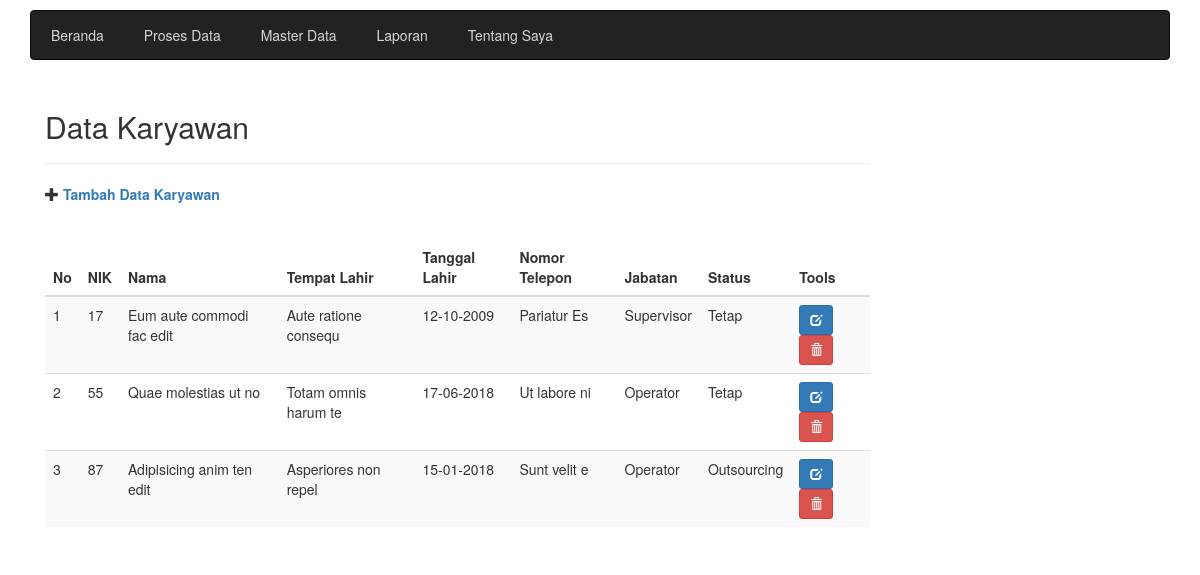
The app's page /karyawan_data.php with its own data.
### tables this page shows
CREATE TABLE `tkaryawan` (
  `nik` char(20) NOT NULL,
  `nama` varchar(100) NOT NULL,
  `tempat_lahir` varchar(100) NOT NULL,
  `tanggal_lahir` date NOT NULL,
  `alamat` text NOT NULL,
  `no_telepon` char(12) NOT NULL,
  `jabatan` varchar(15) NOT NULL,
  `status` varchar(15) NOT NULL,
  PRIMARY KEY (`nik`)
);

### library.php (called while the page is built, shortened)
<?php
    function IndonesiaTgl($tanggal){
        $tgl = substr($tanggal, 8, 2);
        $bln = substr($tanggal, 5, 2);
        $thn = substr($tanggal, 0, 4);
        $tanggal = "$tgl-$bln-$thn";
        return $tanggal;
    }
?>

### karyawan_data.php (the view)
<?php
	include('header.php');
?>
<div class="col-sm-9">
	<h2>Data Karyawan</h2>
	<hr>
	<div class="form-group">
        <span class="glyphicon glyphicon-plus" aria-hidden="true"></span>
        <a href="karyawan_add.php">Tambah Data Karyawan</a>
    </div>
    <br>
    <div class="table-responsive">
        <table class="table table-striped table=hovered">
            <thead>
                <tr>
                    <th>No</th>
                    <th>NIK</th>
                    <th>Nama</th>
                    <th>Tempat Lahir</th>
                    <th>Tanggal Lahir</th>
                    <th>Nomor Telepon</th>
                    <th>Jabatan</th>
                    <th>Status</th>
                    <th>Tools</th>
                </tr>
            </thead>
            <tbody>
                <?php
                    $mySql = "SELECT * FROM tkaryawan";
                    $myQry = mysqli_query($koneksi, $mySql) or die (" Query salah: ".mysqli_error($koneksi));
                    $nomor = 1;
                    while($komlomData = mysqli_fetch_array($myQry)){
                ?>
                <tr>
                    <td><?=$nomor++?></td>
                    <td><?=$komlomData['nik']?></td>
                    <td><?=$komlomData['nama']?></td>
                    <td><?=$komlomData['tempat_lahir']?></td>
                    <td><?=IndonesiaTgl($komlomData['tanggal_lahir'])?></td>
                    <td><?=$komlomData['no_telepon']?></td>
                    <td><?=$komlomData['jabatan']?></td>
                    <td><?=$komlomData['status']?></td>
                    <td>
                        <a href="karyawan_edit.php?nik=<?=$komlomData['nik']?>" title="Edit Data" class="btn btn-primary btn-sm">
                            <span class="glyphicon glyphicon-edit" aria-hidden="true"></span>
                        </a>
                        <a href="karyawan_delete.php?nik=<?=$komlomData['nik']?>" title="Hapus Data" class="btn btn-danger btn-sm">
                            <span class="glyphicon glyphicon-trash" aria-hidden="true"></span>
                        </a>
                    </td>
                </tr>
                <?php
                    }
                ?>
            </tbody>
        </table>
    </div>
</div>
<?php
	include('footer.php');
?>

### css/site.css (style rules this page uses)
.form-group { margin-bottom: 15px; }
.form-group a { font-weight:bold; }

### records on screen
tkaryawan: nik "17", nama "Eum aute commodi fac edit", tempat_lahir "Aute ratione consequ", tanggal_lahir "12-10-2009", no_telepon "Pariatur Es", jabatan "Supervisor", status "Tetap"
tkaryawan: nik "55", nama "Quae molestias ut no", tempat_lahir "Totam omnis harum te", tanggal_lahir "17-06-2018", no_telepon "Ut labore ni", jabatan "Operator", status "Tetap"
tkaryawan: nik "87", nama "Adipisicing anim ten edit", tempat_lahir "Asperiores non repel", tanggal_lahir "15-01-2018", no_telepon "Sunt velit e", jabatan "Operator", status "Outsourcing"
